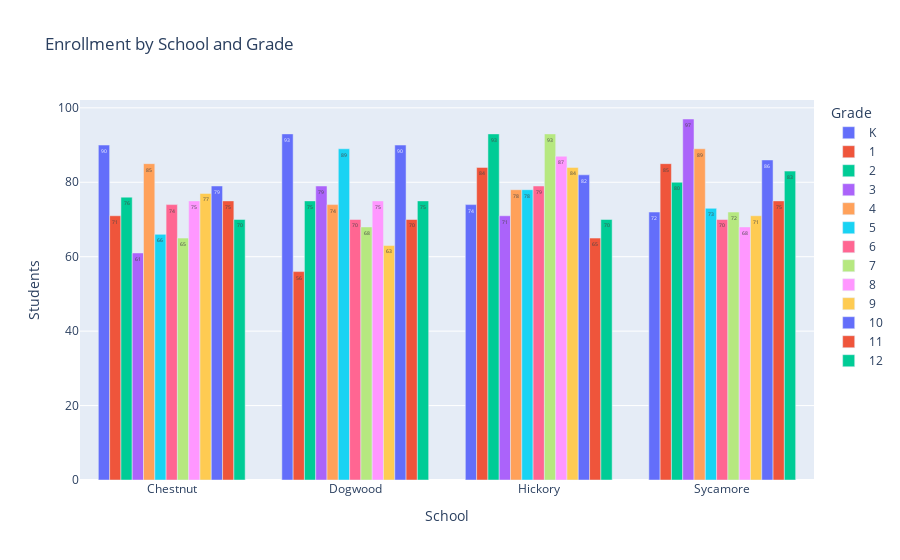

Notebook cell for this chart:
### Markdown cell above
# Graphing multiple variables via a bar chart:

In order to show enrollment by school and grade, we can call px.bar() to create a bar chart in which schools and student counts are the x and y variables, respectively. This chart will *also* add in student grades as the 'color' argument so that we can see individual enrollment counts at the school/grade level. 

The 'barmode' parameter lets us specify how we want the individual grade bars to be displayed. 'group', the parameter used below, shows these bars side by side. However,

### Code cell
fig_school_grade_enrollment = px.bar(
    df_school_grade_pivot, 
    x = 'School', y = 'Students', color = 'Grade', 
       barmode = 'group', text_auto = True,
        title = 'Enrollment by School and Grade')

# Because we called px.bar() rather than px.histogram(),
# the y axis title is equal to our y axis value ('Students')
# by default. Therefore, unlike with the histogram we created
# earlier, there's no need to rename this title.

save_chart(fig_school_grade_enrollment, 'enrollment_by_school_and_grade')

fig_school_grade_enrollment

### Figure 1 — Plotly figure (JSON) as saved in the notebook; plotly's stock layout.template omitted (floating-point values rounded to 4 significant figures)
{"data": [{"alignmentgroup": "True", "hovertemplate": "Grade=K<br>School=%{x}<br>Students=%{y}<extra></extra>", "legendgroup": "K", "marker": {"color": "#636efa", "pattern": {"shape": ""}}, "name": "K", "offsetgroup": "K", "orientation": "v", "showlegend": true, "textposition": "auto", "texttemplate": "%{y}", "type": "bar", "x": ["Chestnut", "Dogwood", "Hickory", "Sycamore"], "xaxis": "x", "y": [90, 93, 74, 72], "yaxis": "y"}, {"alignmentgroup": "True", "hovertemplate": "Grade=1<br>School=%{x}<br>Students=%{y}<extra></extra>", "legendgroup": "1", "marker": {"color": "#EF553B", "pattern": {"shape": ""}}, "name": "1", "offsetgroup": "1", "orientation": "v", "showlegend": true, "textposition": "auto", "texttemplate": "%{y}", "type": "bar", "x": ["Chestnut", "Dogwood", "Hickory", "Sycamore"], "xaxis": "x", "y": [71, 56, 84, 85], "yaxis": "y"}, {"alignmentgroup": "True", "hovertemplate": "Grade=2<br>School=%{x}<br>Students=%{y}<extra></extra>", "legendgroup": "2", "marker": {"color": "#00cc96", "pattern": {"shape": ""}}, "name": "2", "offsetgroup": "2", "orientation": "v", "showlegend": true, "textposition": "auto", "texttemplate": "%{y}", "type": "bar", "x": ["Chestnut", "Dogwood", "Hickory", "Sycamore"], "xaxis": "x", "y": [76, 75, 93, 80], "yaxis": "y"}, {"alignmentgroup": "True", "hovertemplate": "Grade=3<br>School=%{x}<br>Students=%{y}<extra></extra>", "legendgroup": "3", "marker": {"color": "#ab63fa", "pattern": {"shape": ""}}, "name": "3", "offsetgroup": "3", "orientation": "v", "showlegend": true, "textposition": "auto", "texttemplate": "%{y}", "type": "bar", "x": ["Chestnut", "Dogwood", "Hickory", "Sycamore"], "xaxis": "x", "y": [61, 79, 71, 97], "yaxis": "y"}, {"alignmentgroup": "True", "hovertemplate": "Grade=4<br>School=%{x}<br>Students=%{y}<extra></extra>", "legendgroup": "4", "marker": {"color": "#FFA15A", "pattern": {"shape": ""}}, "name": "4", "offsetgroup": "4", "orientation": "v", "showlegend": true, "textposition": "auto", "texttemplate": "%{y}", "type": "bar", "x": ["Chestnut", "Dogwood", "Hickory", "Sycamore"], "xaxis": "x", "y": [85, 74, 78, 89], "yaxis": "y"}, {"alignmentgroup": "True", "hovertemplate": "Grade=5<br>School=%{x}<br>Students=%{y}<extra></extra>", "legendgroup": "5", "marker": {"color": "#19d3f3", "pattern": {"shape": ""}}, "name": "5", "offsetgroup": "5", "orientation": "v", "showlegend": true, "textposition": "auto", "texttemplate": "%{y}", "type": "bar", "x": ["Chestnut", "Dogwood", "Hickory", "Sycamore"], "xaxis": "x", "y": [66, 89, 78, 73], "yaxis": "y"}, {"alignmentgroup": "True", "hovertemplate": "Grade=6<br>School=%{x}<br>Students=%{y}<extra></extra>", "legendgroup": "6", "marker": {"color": "#FF6692", "pattern": {"shape": ""}}, "name": "6", "offsetgroup": "6", "orientation": "v", "showlegend": true, "textposition": "auto", "texttemplate": "%{y}", "type": "bar", "x": ["Chestnut", "Dogwood", "Hickory", "Sycamore"], "xaxis": "x", "y": [74, 70, 79, 70], "yaxis": "y"}, {"alignmentgroup": "True", "hovertemplate": "Grade=7<br>School=%{x}<br>Students=%{y}<extra></extra>", "legendgroup": "7", "marker": {"color": "#B6E880", "pattern": {"shape": ""}}, "name": "7", "offsetgroup": "7", "orientation": "v", "showlegend": true, "textposition": "auto", "texttemplate": "%{y}", "type": "bar", "x": ["Chestnut", "Dogwood", "Hickory", "Sycamore"], "xaxis": "x", "y": [65, 68, 93, 72], "yaxis": "y"}, {"alignmentgroup": "True", "hovertemplate": "Grade=8<br>School=%{x}<br>Students=%{y}<extra></extra>", "legendgroup": "8", "marker": {"color": "#FF97FF", "pattern": {"shape": ""}}, "name": "8", "offsetgroup": "8", "orientation": "v", "showlegend": true, "textposition": "auto", "texttemplate": "%{y}", "type": "bar", "x": ["Chestnut", "Dogwood", "Hickory", "Sycamore"], "xaxis": "x", "y": [75, 75, 87, 68], "yaxis": "y"}, {"alignmentgroup": "True", "hovertemplate": "Grade=9<br>School=%{x}<br>Students=%{y}<extra></extra>", "legendgroup": "9", "marker": {"color": "#FECB52", "pattern": {"shape": ""}}, "name": "9", "offsetgroup": "9", "orientation": "v", "showlegend": true, "textposition": "auto", "texttemplate": "%{y}", "type": "bar", "x": ["Chestnut", "Dogwood", "Hickory", "Sycamore"], "xaxis": "x", "y": [77, 63, 84, 71], "yaxis": "y"}, {"alignmentgroup": "True", "hovertemplate": "Grade=10<br>School=%{x}<br>Students=%{y}<extra></extra>", "legendgroup": "10", "marker": {"color": "#636efa", "pattern": {"shape": ""}}, "name": "10", "offsetgroup": "10", "orientation": "v", "showlegend": true, "textposition": "auto", "texttemplate": "%{y}", "type": "bar", "x": ["Chestnut", "Dogwood", "Hickory", "Sycamore"], "xaxis": "x", "y": [79, 90, 82, 86], "yaxis": "y"}, {"alignmentgroup": "True", "hovertemplate": "Grade=11<br>School=%{x}<br>Students=%{y}<extra></extra>", "legendgroup": "11", "marker": {"color": "#EF553B", "pattern": {"shape": ""}}, "name": "11", "offsetgroup": "11", "orientation": "v", "showlegend": true, "textposition": "auto", "texttemplate": "%{y}", "type": "bar", "x": ["Chestnut", "Dogwood", "Hickory", "Sycamore"], "xaxis": "x", "y": [75, 70, 65, 75], "yaxis": "y"}, {"alignmentgroup": "True", "hovertemplate": "Grade=12<br>School=%{x}<br>Students=%{y}<extra></extra>", "legendgroup": "12", "marker": {"color": "#00cc96", "pattern": {"shape": ""}}, "name": "12", "offsetgroup": "12", "orientation": "v", "showlegend": true, "textposition": "auto", "texttemplate": "%{y}", "type": "bar", "x": ["Chestnut", "Dogwood", "Hickory", "Sycamore"], "xaxis": "x", "y": [70, 75, 70, 83], "yaxis": "y"}], "layout": {"barmode": "group", "legend": {"title": {"text": "Grade"}, "tracegroupgap": 0}, "title": {"text": "Enrollment by School and Grade"}, "xaxis": {"anchor": "y", "domain": [0, 1], "title": {"text": "School"}}, "yaxis": {"anchor": "x", "domain": [0, 1], "title": {"text": "Students"}}}}
